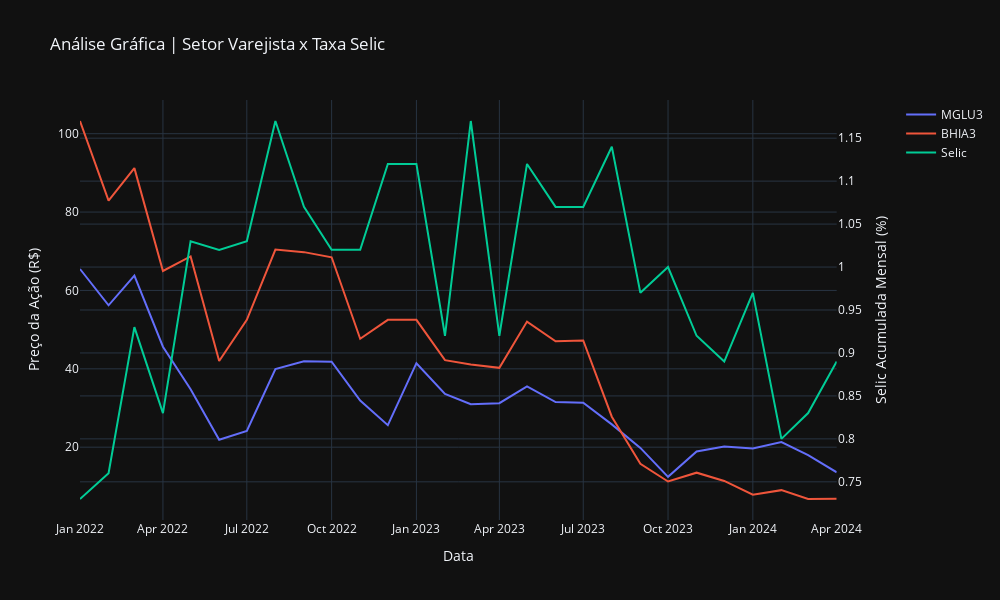

Notebook source saved alongside this figure:
### Code cell
# Preços de Magazine Luiza e Casas Bahia e Selic absolutos

fig = make_subplots(specs=[[{'secondary_y': True}]])

fig.add_trace(go.Scatter(x=df_varejo_selic_inflacao.index, y=df_varejo_selic_inflacao['MGLU3.SA'], name='MGLU3'))
fig.add_trace(go.Scatter(x=df_varejo_selic_inflacao.index, y=df_varejo_selic_inflacao['BHIA3.SA'], name='BHIA3'))

fig.add_trace(go.Scatter(x=df_varejo_selic_inflacao.index, y=df_varejo_selic_inflacao['Selic'], name='Selic'), secondary_y=True)

fig.update_layout(xaxis_title="Data", yaxis_title="Preço da Ação (R$)", yaxis2_title="Selic Acumulada Mensal (%)", template='plotly_dark', title="Análise Gráfica | Setor Varejista x Taxa Selic", width=1000, height=600)

fig.show()
